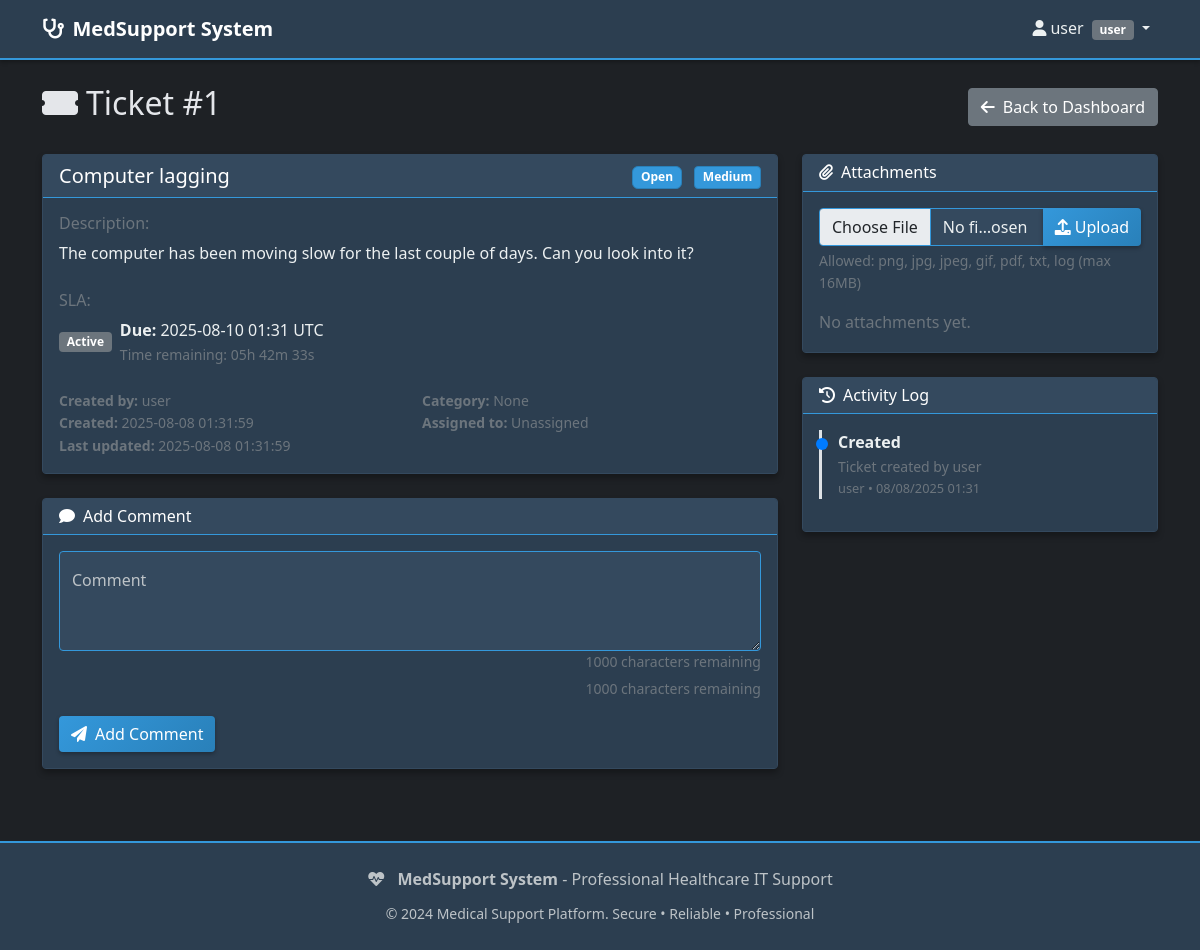
The app's page /ticket/1 (signed in) with its own data.
### app.py (models this page shows, shortened)
class User(UserMixin, db.Model):
    id = db.Column(db.Integer, primary_key=True)
    username = db.Column(db.String(80), unique=True, nullable=False)
    email = db.Column(db.String(120), unique=True, nullable=False)
    password_hash = db.Column(db.String(120), nullable=False)
    role = db.Column(db.String(20), nullable=False, default='user')  # admin, technician, user
    created_at = db.Column(db.DateTime, default=lambda: datetime.now(timezone.utc))
    created_tickets = db.relationship('Ticket', foreign_keys='Ticket.created_by_id', backref='creator', lazy='dynamic')
    assigned_tickets = db.relationship('Ticket', foreign_keys='Ticket.assigned_to_id', backref='assignee', lazy='dynamic')
    def is_admin(self):
        return self.role == 'admin'
    def is_technician(self):
        return self.role in ['admin', 'technician']

class Ticket(db.Model):
    id = db.Column(db.Integer, primary_key=True)
    title = db.Column(db.String(200), nullable=False)
    description = db.Column(db.Text, nullable=False)
    status = db.Column(db.String(20), nullable=False, default='open')  # open, in_progress, resolved, closed
    priority = db.Column(db.String(20), nullable=False, default='medium')  # low, medium, high, urgent
    created_at = db.Column(db.DateTime, default=lambda: datetime.now(timezone.utc))
    updated_at = db.Column(db.DateTime, default=lambda: datetime.now(timezone.utc), onupdate=lambda: datetime.now(timezone.utc))
    created_by_id = db.Column(db.Integer, db.ForeignKey('user.id'), nullable=False)
    assigned_to_id = db.Column(db.Integer, db.ForeignKey('user.id'))
    category_id = db.Column(db.Integer, db.ForeignKey('category.id'))
    activity_logs = db.relationship('ActivityLog', backref='ticket', lazy='dynamic', cascade='all, delete-orphan')
    def get_sla_hours(self):
        priority_to_hours = {
            'low': 72,
            'medium': 48,
            'high': 24,
            'urgent': 8,
        }
        return priority_to_hours.get(self.priority, 48)
    def get_sla_due_at(self):
        return self.created_at + timedelta(hours=self.get_sla_hours()) if self.created_at else None
    def is_sla_active(self):
        return self.status in ['open', 'in_progress']
    def is_sla_breached(self):
        due = self.get_sla_due_at()
        if not due:
            return False
        if not self.is_sla_active():
            return False
        return datetime.now(timezone.utc) > due

class ActivityLog(db.Model):
    id = db.Column(db.Integer, primary_key=True)
    action = db.Column(db.String(100), nullable=False)
    description = db.Column(db.Text)
    timestamp = db.Column(db.DateTime, default=lambda: datetime.now(timezone.utc))
    ticket_id = db.Column(db.Integer, db.ForeignKey('ticket.id'), nullable=False)
    user_id = db.Column(db.Integer, db.ForeignKey('user.id'), nullable=False)
    user = db.relationship('User', backref='activity_logs')

### app.py (the view)
@app.route('/ticket/<int:ticket_id>')
@login_required
def view_ticket(ticket_id):
    try:
        ticket = Ticket.query.get_or_404(ticket_id)
        if not current_user.is_technician() and ticket.created_by_id != current_user.id:
            flash('You do not have permission to view this ticket.')
            return redirect(url_for('dashboard'))
        activity_logs = ticket.activity_logs.order_by(ActivityLog.timestamp.desc()).all()
        sla_due_at_iso = None
        sla_due_at_display = None
        sla_breached = False
        try:
            check_and_handle_sla(ticket)
            due = ticket.get_sla_due_at()
            if due:
                sla_due_at_iso = due.isoformat()
                sla_due_at_display = due.strftime('%Y-%m-%d %H:%M') + ' UTC'
                sla_breached = ticket.is_sla_breached()
        except Exception as e:
            print(f"SLA check failed for ticket {ticket_id}: {e}")
        try:
            attachments = ticket.attachments.order_by(Attachment.uploaded_at.desc()).all()
        except Exception as e:
            print(f"Attachments fetch failed for ticket {ticket_id}: {e}")
            attachments = []
        technicians = User.query.filter(User.role.in_(['admin', 'technician'])).all()
        categories = Category.query.all()
        return render_template('view_ticket.html',
                               ticket=ticket,
                               activity_logs=activity_logs,
                               technicians=technicians,
                               categories=categories,
                               attachments=attachments,
                               sla_due_at_iso=sla_due_at_iso,
                               sla_due_at_display=sla_due_at_display,
                               sla_breached=sla_breached)
    except Exception:
        raise

### app.py (called while the page is built)
@login_manager.user_loader
def load_user(user_id):
    return User.query.get(int(user_id))

### templates/view_ticket.html (shortened to what this page needs)
{% extends "base.html" %}
{% block content %}
<div class="d-flex justify-content-between align-items-center mb-4">
    <h2><i class="fas fa-ticket-alt me-2"></i>Ticket #{{ ticket.id }}</h2>
    <a href="{{ url_for('dashboard') }}" class="btn btn-secondary">
        <i class="fas fa-arrow-left me-2"></i>Back to Dashboard
    </a>
</div>
<div class="row">
    <div class="col-md-8 mb-4">
        <div class="card">
            <div class="card-header">
                <div class="d-flex justify-content-between align-items-center">
                    <h5 class="mb-0">{{ ticket.title }}</h5>
                    <div>
                        <span class="badge status-badge me-2" data-status="{{ ticket.status }}">
                            {{ ticket.status.replace('_', ' ').title() }}
                        </span>
                        <span class="badge priority-{{ ticket.priority }}">
                            {{ ticket.priority.title() }}
                        </span>
                    </div>
                </div>
            </div>
            <div class="card-body">
                <div class="mb-4">
                    <h6 class="text-muted mb-2">Description:</h6>
                    <p class="mb-0">{{ ticket.description }}</p>
                </div>
                {% if sla_due_at_iso %}
                <div class="mb-4">
                    <h6 class="text-muted mb-2">SLA:</h6>
                    <div class="d-flex align-items-center">
                        <span class="badge me-2 bg-{{ 'danger' if sla_breached else 'secondary' }}">
                            {{ 'Breached' if sla_breached else 'Active' }}
                        </span>
                        <div>
                            <div><strong>Due:</strong> <span id="slaDueAt" data-duets="{{ sla_due_at_iso }}">{{ sla_due_at_display }}</span></div>
                            <div class="small" id="slaCountdownContainer">
                                <span id="slaCountdown" class="text-{{ 'danger' if sla_breached else 'muted' }}"></span>
                            </div>
                        </div>
                    </div>
                </div>
                {% endif %}
                <div class="row text-muted small">
                    <div class="col-md-6">
                        <strong>Created by:</strong> {{ ticket.creator.username }}<br>
                        <strong>Created:</strong> {{ ticket.created_at.strftime('%Y-%m-%d %H:%M:%S') }}<br>
                        <strong>Last updated:</strong> {{ ticket.updated_at.strftime('%Y-%m-%d %H:%M:%S') }}
                    </div>
                    <div class="col-md-6">
                        <strong>Category:</strong>
                        {% if ticket.category %}
                            {{ ticket.category.name }}
                        {% else %}
                            <span class="text-muted">None</span>
                        {% endif %}<br>
                        <strong>Assigned to:</strong>
                        {% if ticket.assignee %}
                            {{ ticket.assignee.username }}
                        {% else %}
                            <span class="text-muted">Unassigned</span>
                        {% endif %}
                    </div>
                </div>
            </div>
        </div>
        <div class="card mt-4">
            <div class="card-header">
                <h6 class="mb-0"><i class="fas fa-comment me-2"></i>Add Comment</h6>
            </div>
            <div class="card-body">
                <form method="POST" action="{{ url_for('add_comment', ticket_id=ticket.id) }}">
                    <div class="form-floating mb-3">
                        <textarea class="form-control" id="comment" name="comment"
                                  placeholder="Add your comment..."
                                  style="height: 100px" required maxlength="1000"></textarea>
                        <label for="comment">Comment</label>
                    </div>
                    <button type="submit" class="btn btn-primary">
                        <i class="fas fa-paper-plane me-2"></i>Add Comment
                    </button>
                </form>
            </div>
        </div>
    </div>
    <div class="col-md-4">
        <div class="card mb-4">
            <div class="card-header">
                <h6 class="mb-0"><i class="fas fa-paperclip me-2"></i>Attachments</h6>
            </div>
            <div class="card-body">
                <form action="{{ url_for('upload_attachment', ticket_id=ticket.id) }}" method="post" enctype="multipart/form-data" class="mb-3">
                    <div class="input-group">
                        <input type="file" name="file" class="form-control" accept=".png,.jpg,.jpeg,.gif,.pdf,.txt,.log" required>
                        <button class="btn btn-primary" type="submit"><i class="fas fa-upload me-1"></i>Upload</button>
                    </div>
                    <div class="form-text">Allowed: png, jpg, jpeg, gif, pdf, txt, log (max 16MB)</div>
                </form>
                {% if attachments %}
                <ul class="list-group">
                    {% for att in attachments %}
                    <li class="list-group-item d-flex justify-content-between align-items-center">
                        <div>
                            <i class="far fa-file me-2"></i>
                            <a href="{{ url_for('download_attachment', attachment_id=att.id) }}">{{ att.filename }}</a>
                            <small class="text-muted ms-2">{{ (att.size_bytes / (1024*1024))|round(2) }} MB • {{ att.uploaded_at.strftime('%Y-%m-%d %H:%M') }}</small>
                        </div>
                        <form action="{{ url_for('delete_attachment', attachment_id=att.id) }}" method="post" onsubmit="return confirm('Delete this attachment?');">
                            <button class="btn btn-sm btn-outline-danger" title="Delete"><i class="fas fa-trash"></i></button>
                        </form>
                    </li>
                    {% endfor %}
                </ul>
                {% else %}
                <p class="text-muted mb-0">No attachments yet.</p>
                {% endif %}
            </div>
        </div>
        <div class="card">
            <div class="card-header">
                <h6 class="mb-0"><i class="fas fa-history me-2"></i>Activity Log</h6>
            </div>
            <div class="card-body p-0">
                <div class="activity-log p-3">
                    {% if activity_logs %}
                        {% for log in activity_logs %}
                        <div class="activity-item">
                            <div class="d-flex justify-content-between align-items-start">
                                <div>
                                    <strong>{{ log.action }}</strong>
                                    <div class="small text-muted">{{ log.description }}</div>
                                    <div class="activity-timestamp">
                                        {{ log.user.username }} • {{ log.timestamp.strftime('%m/%d/%Y %H:%M') }}
                                    </div>
                                </div>
                            </div>
                        </div>
                        {% endfor %}
                    {% else %}
                        <div class="text-center text-muted py-3">
                            <i class="fas fa-clock fa-2x mb-2"></i>
                            <p class="mb-0">No activity yet</p>
                        </div>
                    {% endif %}
                </div>
            </div>
        </div>
    </div>
</div>
{% endblock %}

### templates/base.html (shortened to what this page needs)
<!DOCTYPE html>
<html lang="en">
<head>
    <link href="https://cdn.jsdelivr.net/npm/bootstrap@5.1.3/dist/css/bootstrap.min.css" rel="stylesheet">
    <link href="https://cdnjs.cloudflare.com/ajax/libs/font-awesome/6.0.0/css/all.min.css" rel="stylesheet">
    <link href="{{ url_for('static', filename='style.css') }}" rel="stylesheet">
</head>
<body>
    <nav class="navbar navbar-expand-lg navbar-dark">
        <div class="container">
            <a class="navbar-brand" href="{{ url_for('index') }}">
                <i class="fas fa-stethoscope me-2"></i>MedSupport System
            </a>
            {% if current_user.is_authenticated %}
            <div class="navbar-nav ms-auto">
                <div class="nav-item dropdown">
                    <a class="nav-link dropdown-toggle" href="#" id="navbarDropdown" role="button" data-bs-toggle="dropdown">
                        <i class="fas fa-user me-1"></i>{{ current_user.username }}
                        <span class="badge bg-secondary ms-1">{{ current_user.role }}</span>
                    </a>
                </div>
            </div>
            {% endif %}
        </div>
    </nav>
    <main class="container mt-4">
        {% block content %}{% endblock %}
    </main>
    <footer class="mt-5 py-4">
        <div class="container text-center">
            <div class="row">
                <div class="col-md-12">
                    <i class="fas fa-heartbeat me-2"></i>
                    <strong>MedSupport System</strong> - Professional Healthcare IT Support
                </div>
            </div>
            <div class="row mt-2">
                <div class="col-md-12">
                    <small>&copy; 2024 Medical Support Platform. Secure • Reliable • Professional</small>
                </div>
            </div>
        </div>
    </footer>
</body>
</html>

### static/style.css (style rules this page uses)
body { background-color: #1e2125; color: #e4e6ea; font-family: 'Segoe UI', Tahoma, Geneva, Verdana, sans-serif; line-height: 1.6; }
.navbar-brand { font-weight: bold; color: #ffffff !important; }
.navbar-dark { background-color: #2c3e50 !important; border-bottom: 2px solid #3498db; box-shadow: 0 2px 4px rgba(0,0,0,0.3); }
.navbar-dark .navbar-nav .nav-link { color: #ecf0f1 !important; }
.card { background-color: #2c3e50; border: 1px solid #34495e; box-shadow: 0 4px 6px rgba(0, 0, 0, 0.3); transition: all 0.15s ease-in-out; color: #ecf0f1; }
.card-header { background-color: #34495e; border-bottom: 1px solid #3498db; font-weight: 600; color: #ffffff; }
.card-body { background-color: #2c3e50; }
.status-badge { font-size: 0.75rem; padding: 0.35em 0.65em; font-weight: 600; border-radius: 6px; }
.status-open { background-color: #3498db; color: #ffffff; border: 1px solid #2980b9; }
.priority-medium { background-color: #3498db; color: #ffffff; border: 1px solid #2980b9; }
.activity-log { max-height: 400px; overflow-y: auto; }
.activity-item { border-left: 3px solid #dee2e6; padding-left: 1rem; margin-bottom: 1rem; position: relative; }
.activity-item::before { content: ''; position: absolute; left: -6px; top: 8px; width: 12px; height: 12px; border-radius: 50%; background-color: #007bff; }
.activity-timestamp { font-size: 0.8rem; color: #6c757d; }
.form-control { background-color: #34495e; border: 1px solid #3498db; color: #ecf0f1; }
.form-floating > label { color: #bdc3c7; }
.btn-primary { background: linear-gradient(135deg, #3498db 0%, #2980b9 100%); border: none; box-shadow: 0 2px 4px rgba(0, 0, 0, 0.3); transition: all 0.3s ease; }
footer { background-color: #2c3e50 !important; border-top: 2px solid #3498db; color: #bdc3c7; }

### records on screen
User: username "user", role "user", creator.username "user"
Ticket: id "1", title "Computer lagging", status.replace "Open", priority "Medium", description "The computer has been moving slow for the last couple of days. Can you look into it?", created_at "2025-08-08 01:31:59", updated_at "2025-08-08 01:31:59"
ActivityLog: action "Created", description "Ticket created by user", user.username "user", timestamp "08/08/2025 01:31"

### other values on screen
{{ 'Breached' if sla_breached else 'Active' }} "Active"
{{ sla_due_at_display }} "2025-08-10 01:31 UTC"
